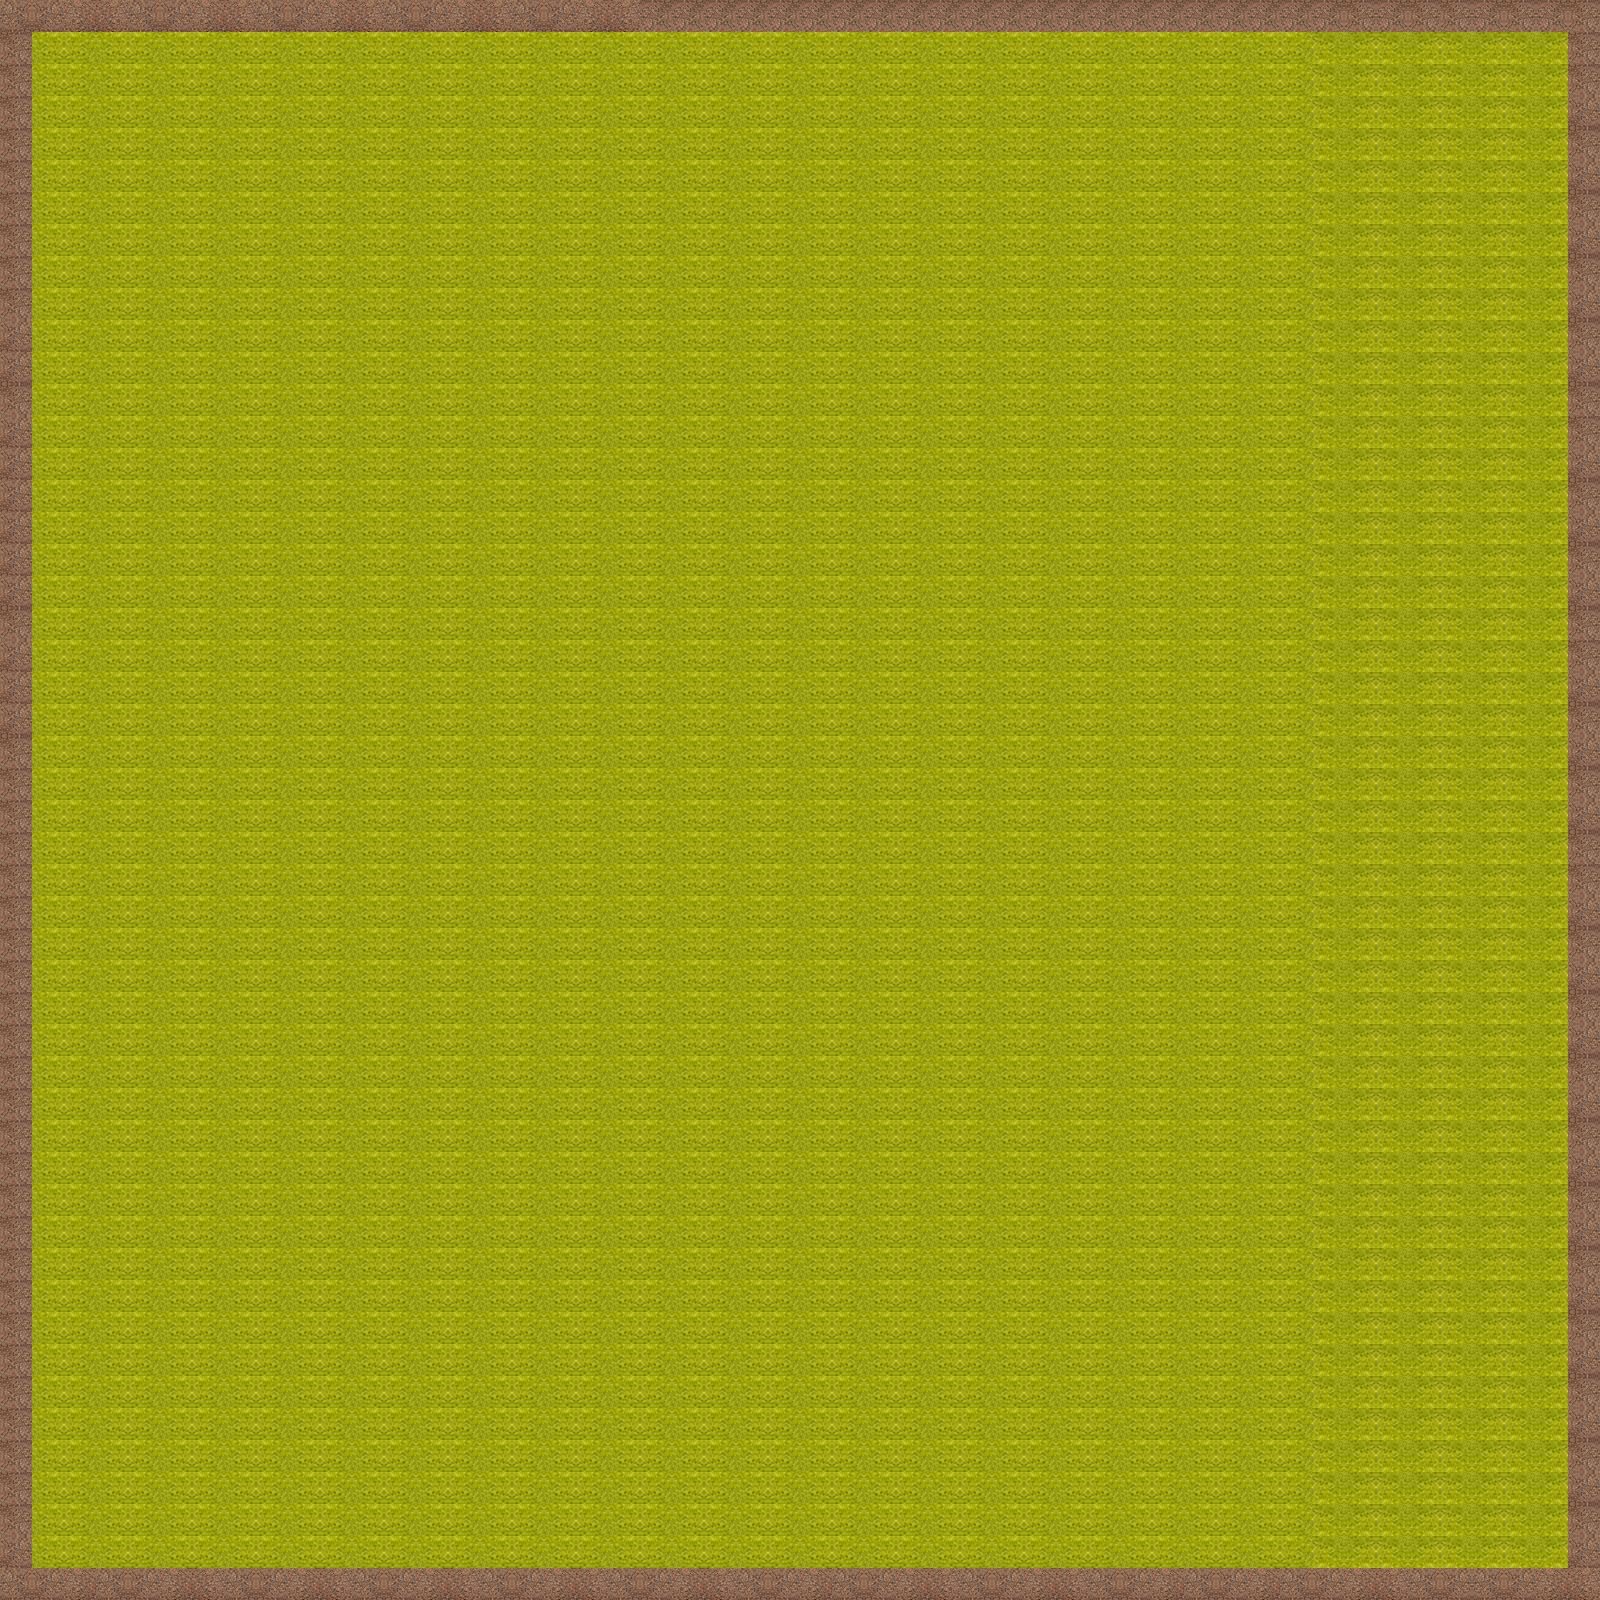

This is a level from a 2D game, rendered from its Tiled map with the project's own tilesets. A one-line summary and the map file follow, with tile-layer data summarised:
An orthogonal 50x50 tile map with 32x32 px tiles, 1 tile layer (background) and 5 objects.

<map version="1.0" tiledversion="2017.12.07" orientation="orthogonal" renderorder="right-down" width="50" height="50" tilewidth="32" tileheight="32" infinite="0" nextobjectid="11">
 <tileset firstgid="1" source="terrain.tsx" />
 <layer name="background" width="50" height="50">
  <data>[2500 cells, 2500 non-empty, 10 distinct tile ids]</data>
 </layer>
 <objectgroup name="wall">
  <object id="2" x="0" y="0" width="32" height="1568" />
  <object id="5" x="1568" y="32" width="32" height="1568" />
  <object id="6" x="32" y="0" width="1568" height="32" />
  <object id="7" x="0" y="1568" width="1568" height="32" />
 </objectgroup>
 <objectgroup name="ball">
  <object id="9" x="64" y="1504" width="32" height="32" />
 </objectgroup>
</map>
